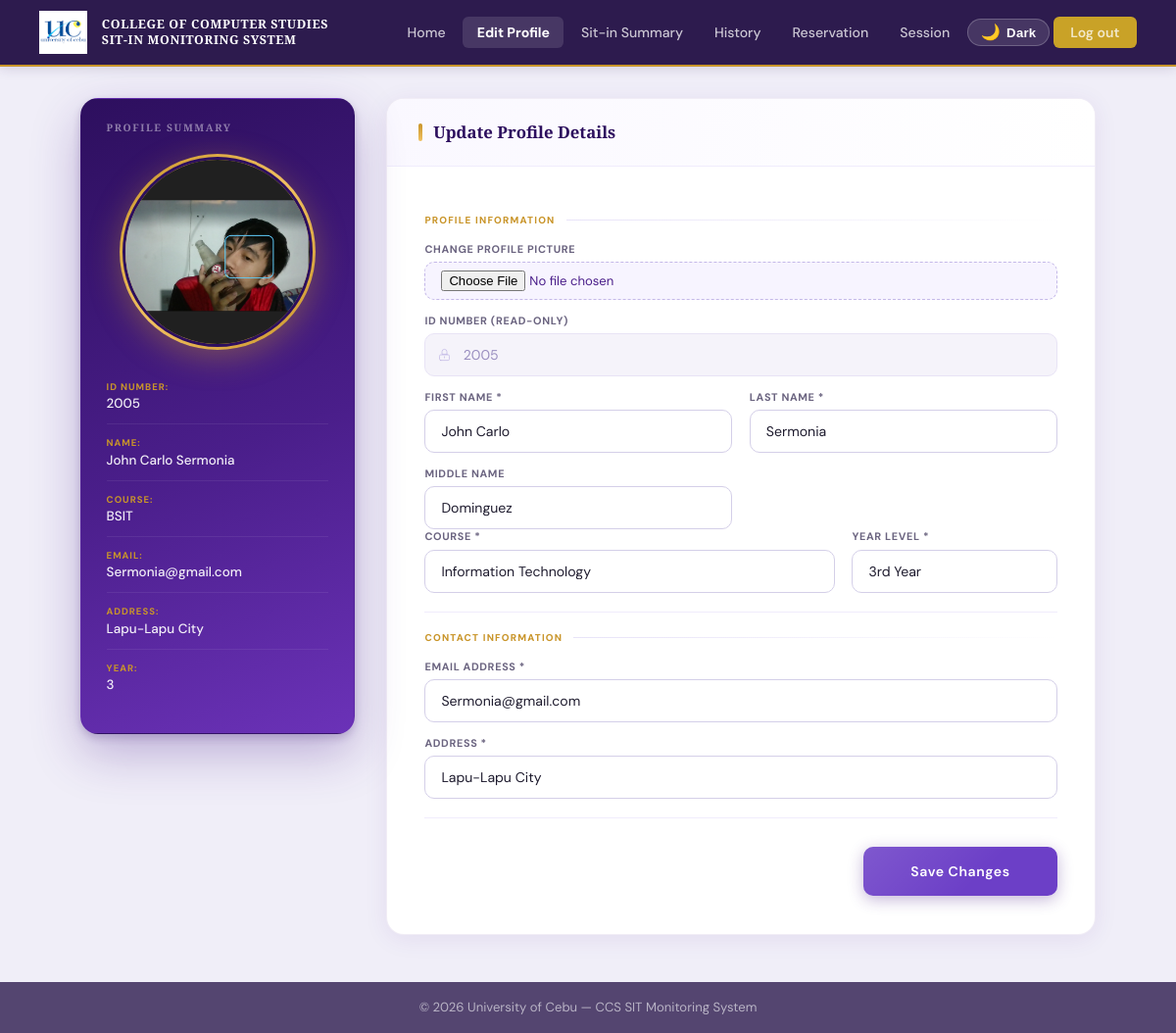
Page /sysarch/edit_profile.php (signed in) on the committed database.
### tables this page shows
CREATE TABLE `users` (
  `id` int(11) NOT NULL,
  `id_number` varchar(50) NOT NULL,
  `last_name` varchar(100) NOT NULL,
  `first_name` varchar(100) NOT NULL,
  `middle_name` varchar(100) DEFAULT NULL,
  `course` varchar(50) NOT NULL,
  `course_level` int(2) NOT NULL,
  `email` varchar(150) NOT NULL,
  `address` text NOT NULL,
  `password` varchar(255) NOT NULL,
  `created_at` timestamp NOT NULL DEFAULT current_timestamp(),
  `profile_picture` varchar(255) DEFAULT 'Studentlogo.png',
  `remaining_sessions` int(11) NOT NULL DEFAULT 30,
  `points` int(11) DEFAULT 0
);

### sysarch/edit_profile.php (the view, shortened to what this page needs)
<?php
require 'db_connect.php';
$stmt = $pdo->prepare("SELECT * FROM users WHERE id = ?");
$stmt->execute([$_SESSION['user_id']]);
$user = $stmt->fetch();
?>
<!DOCTYPE html>
<html lang="en">
<head>
    <link rel="stylesheet" href="dashboard.css">
    <link rel="stylesheet" href="edit_profile.css">
    <?php require_once 'theme.php'; echo theme_styles(); ?>
<body>
<nav>
    <a href="dashboard.php" class="nav-brand">
        <img src="UClogo.png" alt="UC Logo">
        <span class="nav-title">College of Computer Studies<br>SIT-IN Monitoring System</span>
    </a>
    <ul class="nav-links">
        <li><a href="dashboard.php">Home</a></li>
        <li><a href="edit_profile.php" class="active">Edit Profile</a></li>
        <li><a href="sit_in_summary.php">Sit-in Summary</a></li>
        <li><a href="history.php">History</a></li>
        <li><a href="user_reservation.php">Reservation</a></li>
        <li><a href="sessions.php" >Session</a></li>
        <?php echo theme_toggle_button(); ?>
        <li><a href="logout.php" class="btn-nav">Log out</a></li>
    </ul>
</nav>
<div class="page-bg-wrapper">
<div class="dashboard-container edit-page-container">
    <aside class="info-panel sticky-panel">
        <div class="panel-header">Profile Summary</div>
        <div class="profile-card">
            <div class="avatar-frame">
                <?php
                    $display_pic = (!empty($user['profile_picture']) && $user['profile_picture'] !== 'Studentlogo.png')
                                   ? 'uploads/' . $user['profile_picture']
                                   : 'Studentlogo.png';
                ?>
                <img src="<?= htmlspecialchars($display_pic) ?>" alt="User Avatar">
            </div>
            <div class="info-list">
                <div class="info-item">
                    <span class="label">ID Number:</span>
                    <span class="val"><?= htmlspecialchars($user['id_number']) ?></span>
                </div>
                <div class="info-item">
                    <span class="label">Name:</span>
                    <span class="val"><?= htmlspecialchars($user['first_name'] . ' ' . $user['last_name']) ?></span>
                </div>
                <div class="info-item">
                    <span class="label">Course:</span>
                    <span class="val"><?= htmlspecialchars($user['course']) ?></span>
                </div>
                <div class="info-item">
                    <span class="label">Email:</span>
                    <span class="val"><?= htmlspecialchars($user['email']) ?></span>
                </div>
                <div class="info-item">
                    <span class="label">Address:</span>
                    <span class="val"><?= htmlspecialchars($user['address']) ?></span>
                </div>
                <div class="info-item">
                    <span class="label">Year:</span>
                    <span class="val"><?= htmlspecialchars($user['course_level']) ?></span>
                </div>
            </div>
        </div>
    </aside>
    <main class="form-panel main-form-panel">
        <div class="panel-header">Update Profile Details</div>
        <div class="form-content">
            <form method="POST" action="edit_profile.php" class="presentable-form" enctype="multipart/form-data">
                <div class="form-section">
                    <div class="form-section-title">Profile Information</div>
                <div class="field">
                    <label for="profile_pic">Change Profile Picture</label>
                    <div class="input-wrap">
                        <input type="file" id="profile_pic" name="profile_pic" accept="image/*" style="padding: 0.5rem;">
                    </div>
                </div>
                <div class="field field-locked">
                    <label for="id_number">ID Number (Read-Only)</label>
                    <div class="input-wrap">
                        <input type="text" id="id_number" value="<?= htmlspecialchars($user['id_number']) ?>" disabled>
                    </div>
                </div>
                <div class="form-grid">
                    <div class="field">
                        <label for="first_name">First Name *</label>
                        <input type="text" id="first_name" name="first_name" value="<?= htmlspecialchars($user['first_name']) ?>" required>
                    </div>
                    <div class="field">
                        <label for="last_name">Last Name *</label>
                        <input type="text" id="last_name" name="last_name" value="<?= htmlspecialchars($user['last_name']) ?>" required>
                    </div>
                    <div class="field">
                        <label for="middle_name">Middle Name</label>
                        <input type="text" id="middle_name" name="middle_name" value="<?= htmlspecialchars($user['middle_name'] ?? '') ?>">
                    </div>
                </div>
                <div class="form-grid split-3">
                    <div class="field">
                        <label for="course">Course *</label>
                        <div class="input-wrap">
                            <select id="course" name="course" required>
                                <optgroup label="College of Computer Studies (CCS)">
                                    <option value="BSIT" <?= ($user['course'] ?? '') === 'BSIT' ? 'selected' : '' ?>>Information Technology</option>
                                </optgroup>
                            </select>
                        </div>
                    </div>
                    <div class="field">
    <label for="course_level">Year Level *</label>
                    <div class="input-wrap">
                        <select id="course_level" name="course_level" required>
                            <?php
                            $custom_order = [4, 2, 1, 3, 5];
                            foreach ($custom_order as $level):
                                $suffix = 'th';
                                if ($level == 1) $suffix = 'st';
                                elseif ($level == 2) $suffix = 'nd';
                                elseif ($level == 3) $suffix = 'rd';
                                $isSelected = ((int)($user['course_level'] ?? 0) === $level) ? 'selected' : '';
                            ?>
                                <option value="<?= $level ?>" <?= $isSelected ?>>
                                    <?= $level . $suffix ?> Year
                                </option>
                            <?php endforeach; ?>
                        </select>
    </div>
</div>
                </div>
                </div>
                <div class="form-section">
                    <div class="form-section-title">Contact Information</div>
                    <div class="field">
                        <label for="email">Email Address *</label>
                        <input type="email" id="email" name="email" value="<?= htmlspecialchars($user['email']) ?>" required>
                    </div>
                    <div class="field">
                        <label for="address">Address *</label>
                        <input type="text" id="address" name="address" value="<?= htmlspecialchars($user['address']) ?>" required>
                    </div>
                </div>
                <div class="btn-row">
                    <button type="submit" class="btn-primary">Save Changes</button>
                </div>
            </form>
        </div>
    </main>
</div>
</div>
<footer>
    &copy; <?= date('Y') ?> University of Cebu — CCS SIT Monitoring System
</footer>
</body>
</html>

### sysarch/dashboard.css (style rules this page uses)
*, *::before, *::after { box-sizing: border-box; margin: 0; padding: 0; }
:root { --gold: #C9952A; --gold-lt: #F0C060; --purple: #4A1E8A; --purple-dk: #2D0F5E; --white: #FFFFFF; --offwhite: #F7F5FF; --text: #1A0A3B; --muted: #7A6DA0; --error: #E03C3C; }
html, body { min-height: 100%; font-family: 'DM Sans', sans-serif; background: #BDA6CE; color: var(--text); }
nav { position: fixed; top: 0; left: 0; right: 0; z-index: 100; display: flex; align-items: center; justify-content: space-between; padding: 0 2.5rem; height: 68px; background: rgba(255, 255, 255, 0.92); backdrop-filter: blur(12px); border-bottom: 2px solid var(--gold); box-shadow: 0 2px 24px rgba(74, 30, 138, 0.08); }
.nav-brand { display: flex; align-items: center; gap: 0.9rem; text-decoration: none; }
.nav-brand img { height: 44px; width: auto; }
.nav-title { font-family: 'Playfair Display', serif; font-size: 0.78rem; font-weight: 700; color: var(--purple); letter-spacing: 0.05em; text-transform: uppercase; line-height: 1.3; max-width: 260px; }
.nav-links { display: flex; align-items: center; gap: 0.2rem; list-style: none; }
.nav-links > li > a { text-decoration: none; font-size: 0.88rem; font-weight: 500; color: var(--muted); padding: 0.45rem 0.9rem; border-radius: 6px; transition: color 0.2s, background 0.2s; display: inline-block; }
.nav-links > li > a.active { color: var(--purple); font-weight: 700; }
.nav-links > li > a.btn-nav { background: var(--gold); color: var(--purple-dk); font-weight: 600; padding: 0.45rem 1.1rem; }
.dashboard-container { display: grid; grid-template-columns: 320px 1fr 1fr; gap: 1.5rem; padding: 100px 2.5rem 40px; max-width: 1400px; margin: 0 auto; }
.info-panel, .announcement-panel, .rules-panel { background: #fff; border-radius: 12px; overflow: hidden; box-shadow: 0 8px 32px rgba(0,0,0,0.15); display: flex; flex-direction: column; animation: slideUp 0.5s ease both; }
.panel-header { background: var(--purple); color: #fff; padding: 0.9rem 1.2rem; font-weight: 600; font-size: 0.85rem; text-transform: uppercase; letter-spacing: 0.08em; }
.profile-card { padding: 1.5rem; }
.avatar-frame { width: 200px; height: 200px; margin: 0 auto 1.5rem; border: 3px solid var(--gold); border-radius: 12px; overflow: hidden; background: #f0f0f0; }
.avatar-frame img { width: 100%; height: 100%; object-fit: cover; }
.info-list { display: flex; flex-direction: column; gap: 0.6rem; }
.info-item { font-size: 0.82rem; border-bottom: 1px solid #f0f0f0; padding-bottom: 0.5rem; display: flex; align-items: baseline; }
.info-item .label { font-weight: 700; color: var(--purple-dk); width: 85px; flex-shrink: 0; }
.info-item .val { color: var(--text); }
footer { text-align: center; padding: 1.5rem; font-size: 0.75rem; color: var(--white); opacity: 0.8; }

### sysarch/edit_profile.php (style rules this page uses)
html, body { height: 100%; margin: 0; }
body { display: flex; flex-direction: column; min-height: 100vh; background: var(--bg-body) !important; }
.page-bg-wrapper { flex: 1; width: 100%; background: var(--bg-body) !important; }
footer { flex-shrink: 0; padding: 1.1rem 2rem; text-align: center; font-size: 0.82rem; background: var(--footer-bg) !important; color: var(--footer-text) !important; }

### rows in the picture
users: profile_picture (picture), id_number "2005", first_name+last_name "John Carlo Sermonia", course "BSIT", email "Sermonia@gmail.com", address "Lapu-Lapu City", course_level "3", first_name "John Carlo", last_name "Sermonia", middle_name "Dominguez", course "Information Technology"

### other values in the picture
form field course_level "3rd Year"
